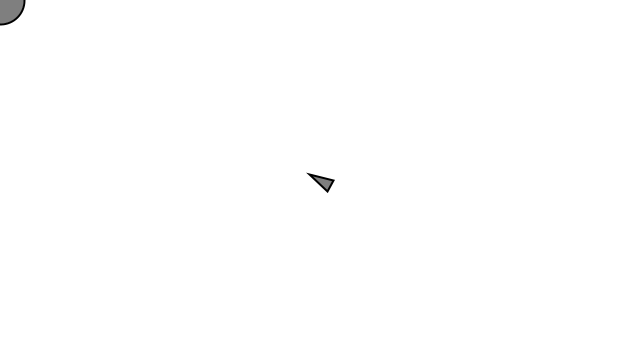
Frame 1 (no input)
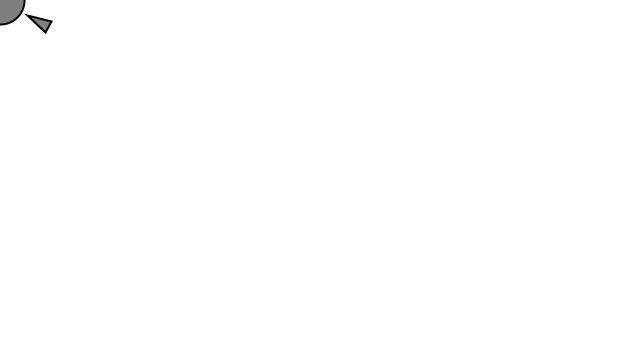
Frame 60 (the mouse pressed at the canvas centre just before this capture)
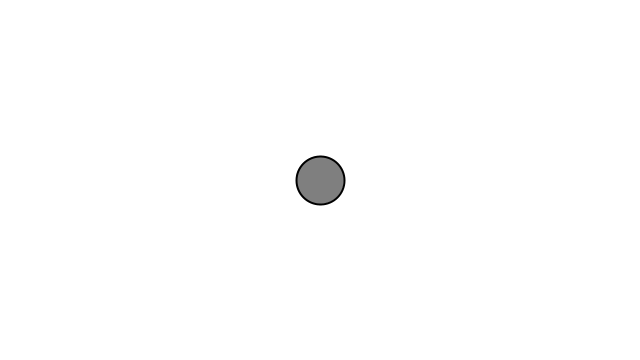
Frame 120 (the mouse held since frame 60 and released just before this capture)

The Processing sketch that drew these frames (run headless with seeded random() and noise(); from frame 60 on, the mouse is pressed at the canvas centre):

// Processing sketch: Example_5_1_Seek
// ── Example_5_1_Seek.pde
// The Nature of Code
// Daniel Shiffman
// http://natureofcode.com

// Seeking "vehicle" follows the mouse position

// Implements Craig Reynold's autonomous steering behaviors
// One vehicle "seeks"
// See: http://www.red3d.com/cwr/

Vehicle vehicle;

void setup() {
  size(640, 360);
  vehicle = new Vehicle(width / 2, height / 2);
}

void draw() {
  background(255);

  PVector mouse = new PVector(mouseX, mouseY);

  // Draw an ellipse at the mouse position
  fill(127);
  stroke(0);
  strokeWeight(2);
  circle(mouse.x, mouse.y, 48);

  // Call the appropriate steering behaviors for our agents
  vehicle.seek(mouse);
  vehicle.update();
  vehicle.show();

}

// ── Vehicle.pde
// The Nature of Code
// Daniel Shiffman
// http://natureofcode.com

// The "Vehicle" class

class Vehicle {
  PVector position;
  PVector velocity;
  PVector acceleration;
  float r;
  float maxspeed;
  float maxforce;
  
  Vehicle(float x, float y) {
    this.position = new PVector(x, y);
    this.velocity = new PVector(0, 0);
    this.acceleration = new PVector(0, 0);
    this.r = 6;
    this.maxspeed = 8;
    this.maxforce = 0.2;
  }

  // Method to update location
  void update() {
    // Update velocity
    this.velocity.add(this.acceleration);
    // Limit speed
    this.velocity.limit(this.maxspeed);
    this.position.add(this.velocity);
    // Reset acceleration to 0 each cycle
    this.acceleration.mult(0);
  }

  void applyForce(PVector force) {
    // We could add mass here if we want A = F / M
    this.acceleration.add(force);
  }

  // A method that calculates a steering force towards a target
  // STEER = DESIRED MINUS VELOCITY
  void seek(PVector target) {
    PVector desired = PVector.sub(target, this.position); // A vector pointing from the location to the target

    // Scale to maximum speed
    desired.setMag(this.maxspeed);

    // Steering = Desired minus velocity
    PVector steer = PVector.sub(desired, this.velocity);
    steer.limit(this.maxforce); // Limit to maximum steering force

    this.applyForce(steer);
  }
  void show() {
    //{!1} Vehicle is a triangle pointing in the direction of velocity
    float angle = this.velocity.heading();
    fill(127);
    stroke(0);
    push();
    translate(this.position.x, this.position.y);
    rotate(angle);
    beginShape();
    vertex(this.r * 2, 0);
    vertex(-this.r * 2, -this.r);
    vertex(-this.r * 2, this.r);
    endShape(CLOSE);
    pop();
  }
}
